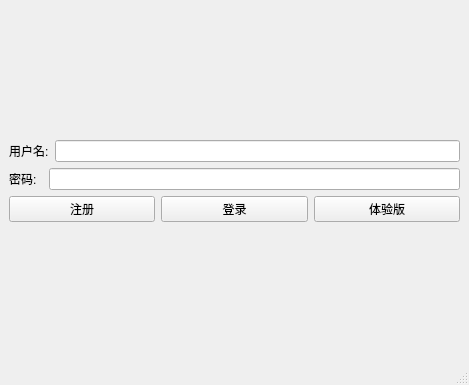
<?xml version="1.0" encoding="UTF-8"?>
<ui version="4.0">
 <class>MainWindow</class>
 <widget class="QMainWindow" name="MainWindow">
  <property name="geometry">
   <rect>
    <x>0</x>
    <y>0</y>
    <width>469</width>
    <height>385</height>
   </rect>
  </property>
  <property name="windowTitle">
   <string>MainWindow</string>
  </property>
  <widget class="QWidget" name="centralwidget">
   <layout class="QVBoxLayout" name="verticalLayout_2">
    <item>
     <layout class="QVBoxLayout" name="verticalLayout">
      <item>
       <layout class="QHBoxLayout" name="horizontalLayout">
        <item>
         <widget class="QLabel" name="label">
          <property name="text">
           <string>用户名:</string>
          </property>
         </widget>
        </item>
        <item>
         <widget class="QLineEdit" name="lineEdit"/>
        </item>
       </layout>
      </item>
      <item>
       <layout class="QHBoxLayout" name="horizontalLayout_2">
        <item>
         <widget class="QLabel" name="label_2">
          <property name="text">
           <string>密码:  </string>
          </property>
         </widget>
        </item>
        <item>
         <widget class="QLineEdit" name="lineEdit_2"/>
        </item>
       </layout>
      </item>
      <item>
       <layout class="QHBoxLayout" name="horizontalLayout_3">
        <item>
         <widget class="QPushButton" name="pushButton">
          <property name="text">
           <string>注册</string>
          </property>
         </widget>
        </item>
        <item>
         <widget class="QPushButton" name="pushButton_2">
          <property name="text">
           <string>登录</string>
          </property>
         </widget>
        </item>
        <item>
         <widget class="QPushButton" name="pushButton_3">
          <property name="text">
           <string>体验版</string>
          </property>
         </widget>
        </item>
       </layout>
      </item>
     </layout>
    </item>
   </layout>
  </widget>
  <widget class="QMenuBar" name="menubar">
   <property name="geometry">
    <rect>
     <x>0</x>
     <y>0</y>
     <width>469</width>
     <height>18</height>
    </rect>
   </property>
  </widget>
  <widget class="QStatusBar" name="statusbar"/>
 </widget>
 <resources/>
 <connections/>
</ui>
